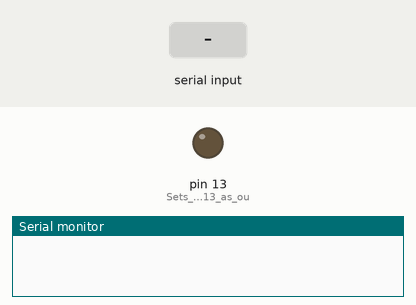
A sketch run on a simulated Arduino Uno, built with avr-gcc and run on an emulated ATmega328P. Shown: output pins drawn as LEDs (lit = HIGH), the last lines printed to the serial monitor. Inputs (shaded band) come from the test bench.

Above: at 1.2 s.
1.3 s: "F" received over Serial
At 2.2 s:
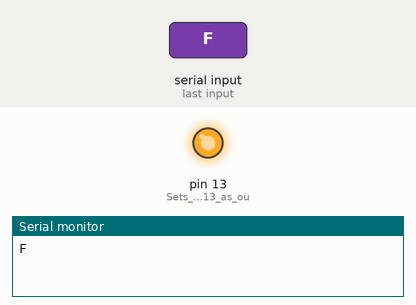
2.8 s: "B" received over Serial
At 3.4 s:
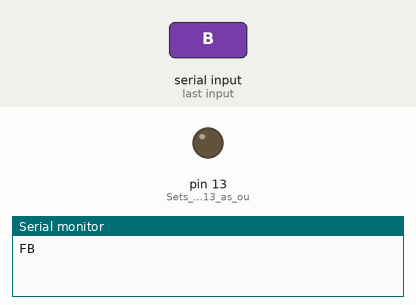
Timing chart, 0 to 5.8 s (numbered marks = the images above; inputs shaded):
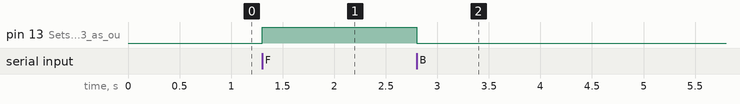

Measured:
- after the input at 1.3 s, pin 13 (Sets_digital_pin_13_as_ou): LOW → HIGH at once
- after the input at 2.8 s, pin 13 (Sets_digital_pin_13_as_ou): HIGH → LOW at once

The sketch:

Bluetooth_control_led.ino
```cpp
char data = 0; //Variable for storing received data
void setup()
{
    Serial.begin(9600); //Sets the baud for serial data transmission
    pinMode(13, OUTPUT); //Sets digital pin 13 as output pin
}
void loop()
{
   if(Serial.available() > 0)  // Send data only when you receive data:
   {
      data = Serial.read();        //Read the  incoming  data and store it into variable data
      Serial.print(data);          //Print Value inside data in Serial monitor
      if(data == 'F')              // Checks whether value of data is equal to 1
         digitalWrite(13, HIGH);   //If value is 1 then LED turns ON
      else if(data == 'B')         //  Checks  whether value of data is equal to 0
         digitalWrite(13, LOW);    //If value is 0 then LED turns OFF
   }
}
```
